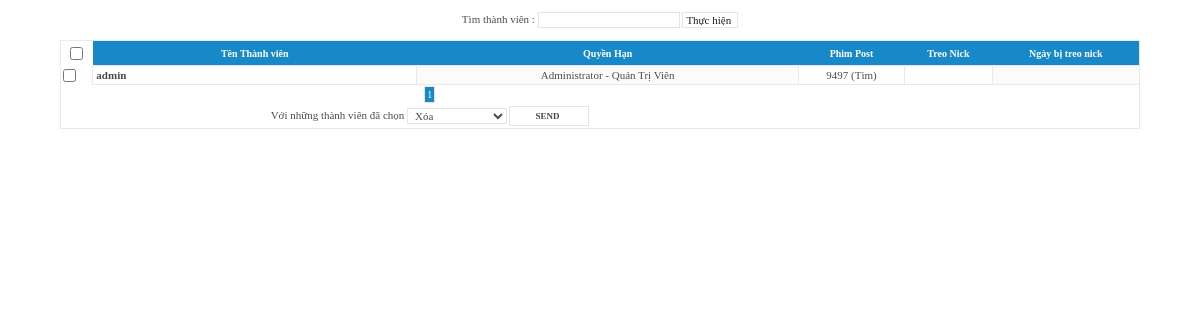
The page /admincp/index.php?act=user&mode=edit (signed in) on the database its author committed.
### tables this page shows
CREATE TABLE IF NOT EXISTS `table_user` (
  `user_id` int(10)  AUTO_INCREMENT,
  `user_name` varchar(50) DEFAULT '',
  `user_password` varchar(50)  DEFAULT '',
  `user_level` int(1)  DEFAULT '1',
  `user_identifier` varchar(50) DEFAULT '',
  `user_fullname` varchar(50) DEFAULT '',
  `user_email` varchar(50) DEFAULT '',
  `user_avatar` varchar(50) DEFAULT '',
  `user_new_pass` varchar(50) DEFAULT '',
  `user_ban` int(11)  DEFAULT '0',
  `user_ban_time` varchar(10) DEFAULT '',
  `user_point` int(250) DEFAULT '0',
  `user_yahoo` varchar(250) DEFAULT '',
  `user_facebook` varchar(250) DEFAULT '',
  `user_location` varchar(250) DEFAULT '',
  `user_year` varchar(250) DEFAULT '',
  `user_gioitinh` varchar(250) DEFAULT '',
  `user_IP` varchar(250) DEFAULT '',
  `user_phone` varchar(250) DEFAULT '',
  `user_time` varchar(250) DEFAULT '',
  `user_filmbox` varchar(250) DEFAULT ',',
  PRIMARY KEY (`user_id`)
);

CREATE TABLE IF NOT EXISTS `table_user_level` (
  `user_level_type` int(11) AUTO_INCREMENT,
  `user_level_name` varchar(50) DEFAULT '',
  `user_level_color` varchar(50) DEFAULT '',
  `user_level_own` varchar(50) DEFAULT '',
  `user_permission` varchar(50) DEFAULT '',
  `user_level_group` varchar(50) DEFAULT '' ,
  PRIMARY KEY (`user_level_type`)
);

### inc/init.php (called while the page is built, shortened)
<?php
include('_dbconnect.php');
$mysql = new mysql;
$mysql->connect($config['db_host'],$config['db_user'],$config['db_pass'],$config['db_name']);
function get_data($f1,$table,$f2,$f2_value){
	global $mysql,$tb_prefix;
	$q = $mysql->query("SELECT $f1 FROM ".$tb_prefix.$table." WHERE $f2='".$f2_value."'");
	$rs = $mysql->fetch_array($q);
	$f1_value = $rs[$f1];
	return $f1_value;
}
?>

### inc/_config.php (called while the page is built, shortened)
<?php
$config['db_host']	= 'localhost';
$config['db_name'] 	= 'zess_data';
$config['db_user']	= 'zess';
$config['db_pass']	= 'ngocsu';
$tb_prefix			= 'table_';
include("init.php");
?>

### inc/_dbconnect.php (called while the page is built, shortened)
<?php
class mysql {
	function query($input){
		$q = @mysql_query($input) or $this->show_error("<b>Lỗi MySQL Query</b> : ".mysql_error(),$input);
		return $q;
	}
	function fetch_array($query_id, $type=MYSQL_BOTH){
		$fa = @mysql_fetch_array($query_id,$type);
		return $fa;
	}
	function num_rows($query_id) {
		$nr = @mysql_num_rows($query_id);
		return $nr;
	}
}
?>

### admincp/user.php (the view, shortened to what this page needs)
<?php
$edit_url = 'index.php?act=user&mode=edit';
if ($mode == 'edit') {
	if ($us_del_id) {
		if ($_POST['submit']) {
			$mysql->query("DELETE FROM ".$tb_prefix."user WHERE usre_id = ".$us_del_id);
			echo "DEL FINISH <meta http-equiv='refresh' content='0;url=".$edit_url."'>";
			exit();
		}
		?>
		<form method="post">
		WOULD YOU LIKE TO SCRUB?<br>
		<input value="YES" name=submit type=submit class=submit>
		</form>
		<?php
	}
	else {
		$m_per_page = 30;
		if (!$pg) $pg = 1;
		if ($user_ban) {
        	$q = $mysql->query("SELECT * FROM ".$tb_prefix."user WHERE user_ban = 1 ".(($extra)?"AND ".$extra." ":'')." ".$order." LIMIT ".(($pg-1)*$m_per_page).",".$m_per_page);
			$extra = " user_ban = 1";
		}elseif ($point){
			$extra = " user_level = 2 OR user_level = 3";
			 $q = $mysql->query("SELECT * FROM ".$tb_prefix."user WHERE user_level = 2 OR user_level = 3 ".(($extra)?"AND ".$extra." ":'')." ".$order." LIMIT ".(($pg-1)*$m_per_page).",".$m_per_page);
		}else{
			$search = trim(urldecode($_GET['search']));
			$extra = (($search)?"user_name LIKE '%".$search."%' ":'');
			$q = $mysql->query("SELECT * FROM ".$tb_prefix."user ".(($extra)?"WHERE ".$extra." ":'')."ORDER BY user_name ASC LIMIT ".(($pg-1)*$m_per_page).",".$m_per_page);
		}
		$tt = $mysql->num_rows($mysql->query("SELECT user_id FROM ".$tb_prefix."user".(($extra)?" WHERE ".$extra:'')));
		if ($tt) {
			if ($search) {
				$link2 = preg_replace("#&search=(.*)#si","",$link);
			}
			else $link2 = $link;
			echo "<br>Tìm thành viên : <input id=search size=20 value=\"".$search."\"> <input type=button onclick='window.location.href = \"".$link2."&search=\"+document.getElementById(\"search\").value;' value='Thực hiện'><br><br>";
			echo "<table width=90% align=center cellpadding=2 cellspacing=0 class=border><form name=media_list method=post action=$link onSubmit=\"return check_checkbox();\">";
			echo "<tr align=center><td width=3%><input class=checkbox type=checkbox name=chkall id=chkall onclick=docheck(document.media_list.chkall.checked,0) value=checkall></td><td class=title width=30%>Tên Thành viên</td><td class=title>Quyền Hạn</td><td class=title>Phim Post</td><td class=title>Treo Nick</td><td class=title>Ngày bị treo nick</td></tr>";
			while ($r = $mysql->fetch_array($q)) {
				$banned_date="";
			    $id = $r['user_id'];
				$name = $r['user_name'];
				$post = $r['user_point'];
				$banned  = ($r['user_ban'])?'<font color=red><b>X</b></font>':'';
	            $level=get_data('user_level_name','user_level','user_level_type',$r['user_level']);
				echo "<tr><td><input class=checkbox type=checkbox id=checkbox onclick=docheckone() name=checkbox[] value=$id></td><td class=fr><a href='$link&us_id=".$id."'><b>".$name."</b></a></td><td class=fr_2 align=center>".$level."</td><td class=fr align=center>".$post." <a href='index.php?act=film&mode=edit&film_upload=".$id."'>(Tìm)</></td><td class=fr align=center>".$banned."</td><td class=fr_2 align=center>".$banned_date."</td></tr>";
			}
			echo "<tr><td colspan=3>".admin_viewpages($tt,$m_per_page,$pg)."</td></tr>";
			echo '<tr><td colspan=3 align="center">Với những thành viên đã chọn '.
				'<select name=selected_option><option value=del>Xóa</option>'.
				'<option value=ban>Treo(Ban) Nick</option>'.
				'<option value=no_ban>Ngừng treo Nick</option>'.
				'</select>'.
				'<input type="submit" name="do" class=submit value="SEND"></td></tr>';
			echo '</form></table>';
		}
		else echo "THERE IS NO USERS";
	}
}
?>

### admincp/style.css (style rules this page uses)
Table,Tr,Td { Font-size: 11px; Font-family: Verdana; border-collapse: collapse; }
A { color: #4B4B4C; text-decoration: none; font-family: Verdana; }
Input,Textarea,Button,Select { Font-family: Verdana; Font-size: 11px; border: 1px solid #E5E5E5; vertical-align:middle; padding-left:3px; margin:0; background: #FFF; color: #1D1D1D; }
Select { cursor:default; margin-right:2px; color: #4B4B4C; }
form { margin: 0; padding:0 }
.border { border: #E9E9E9 1px solid; }
.submit { COLOR: #454545; font-weight: bold; border: 1 solid #DDDDDD; background-color: #FFF; font-size: 9px; font-family: Verdana; height: 20px; width: 80px; }
.title { background-color: #1788C8; padding: 3px; color: #FFF; font-size: 10px; font-family: Verdana; font-weight: bold; height: 25px; }
.checkbox { background: none;border: 0; cursor: hand }
.fr, .fr_2 { border: 1px solid #E9E9E9; padding: 3px; background-color: #FFF; }
.fr_2 { background-color: #FBFBFB; }

### rows shown on the page
table_user: user_name "admin", user_level.user_level_name "Administrator - Quản Trị Viên", user_point "9497"

### other values the page prints
$m "1"
